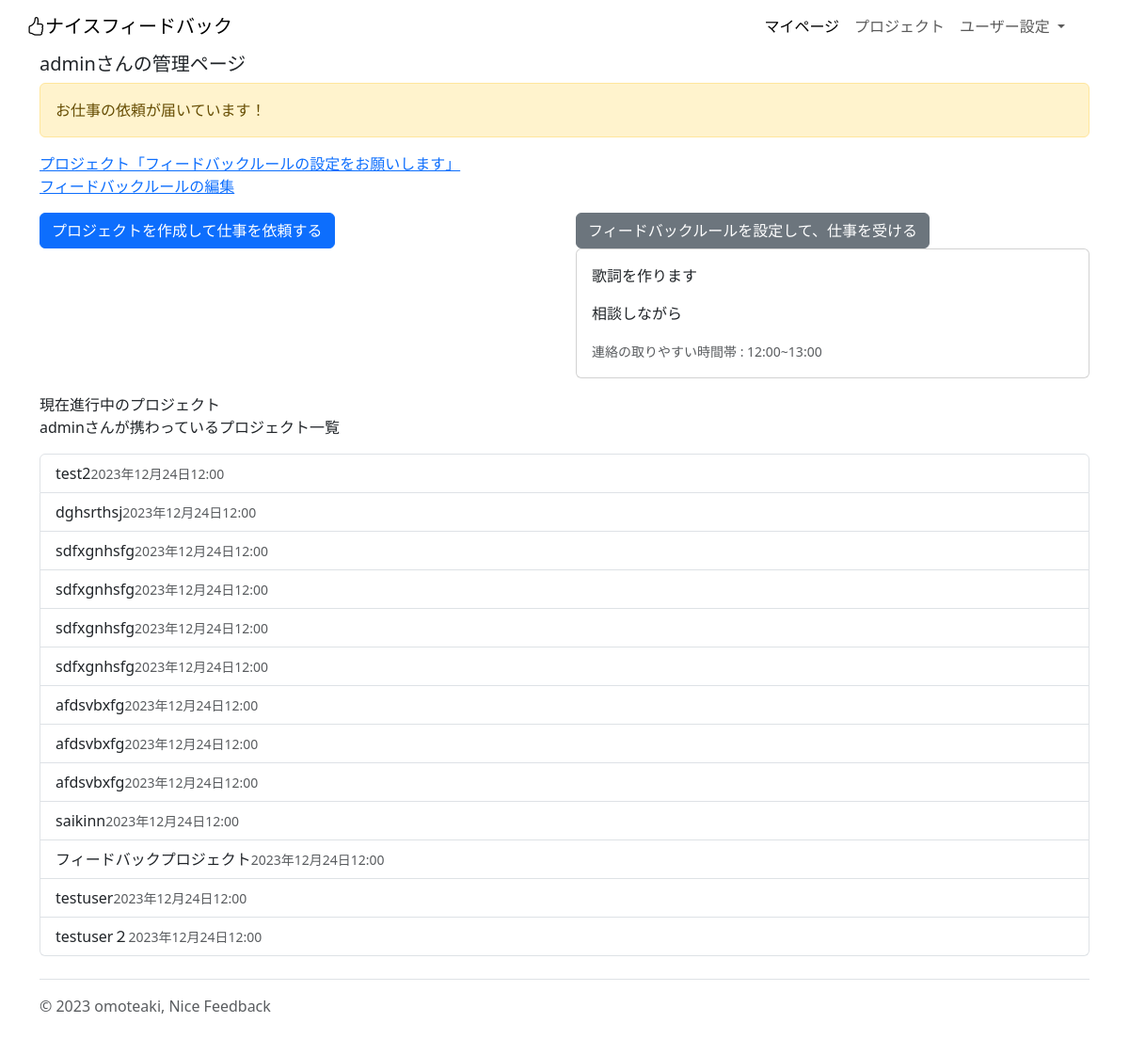
Page / (signed in) on the earlier database version.
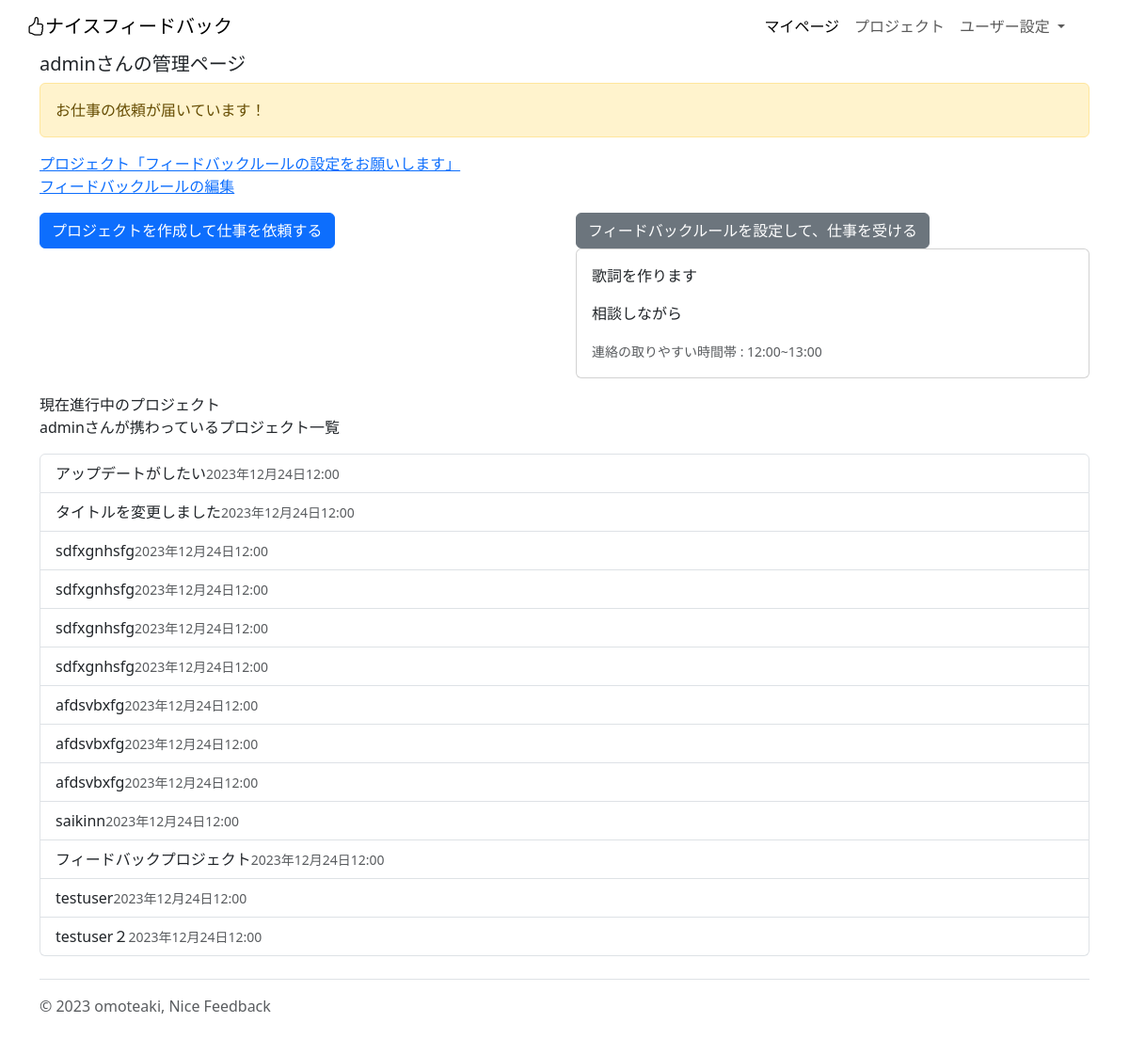
Same page on the later database version.
### project/models.py (models this page shows)
class Project(models.Model):
    title = models.CharField(
        verbose_name="プロジェクトのタイトル",
        max_length=30,
    )
    about = models.TextField(
        verbose_name="このプロジェクトについて"
    )
    deadline_datetime = models.DateTimeField(
        verbose_name="締め切り日時",
    )
    reference_image1 = models.ImageField(
        verbose_name="参考画像1",
        upload_to="references",
        blank=True,
        null=True,
    )
    reference_image2 = models.ImageField(
        verbose_name="参考画像2",
        upload_to="references",
        blank=True,
        null=True,
    )
    reference_image3 = models.ImageField(
        verbose_name="参考画像3",
        upload_to="references",
        blank=True,
        null=True,
    )
    reference_movie1 = models.FileField(
        verbose_name="参考動画1",
        upload_to="references",
        blank=True,
        null=True,
    )
    reference_movie2 = models.FileField(
        verbose_name="参考動画2",
        upload_to="references",
        blank=True,
        null=True,
    )
    reference_movie3 = models.FileField(
        verbose_name="参考動画3",
        upload_to="references",
        blank=True,
        null=True,
    )
    reference_music1 = models.FileField(
        verbose_name="参考音源1",
        upload_to="references",
        blank=True,
        null=True,
    )
    reference_music2 = models.FileField(
        verbose_name="参考音源2",
        upload_to="references",
        blank=True,
        null=True,
    )
    reference_music3 = models.FileField(
        verbose_name="参考音源3",
        upload_to="references",
        blank=True,
        null=True,
    )
    reference_url1 = models.URLField(
        verbose_name="参考URL1",
        blank=True,
        null=True,
    )
    reference_url2 = models.URLField(
        verbose_name="参考URL2",
        blank=True,
        null=True,
    )
    reference_url3 = models.URLField(
        verbose_name="参考URL3",
        blank=True,
        null=True,
    )
    created_at = models.DateTimeField(
        verbose_name="プロジェクトを登録した日時",
        auto_now_add=True,
    )
    updated_at = models.DateTimeField(
        verbose_name="プロジェクトの詳細を更新した時間",
        auto_now=True,
    )
    orderer_user = models.ForeignKey(
        CustomUser,
        verbose_name="発注者",
        on_delete=models.PROTECT,
        related_name="orderer_user",
    )
    contractor_user = models.ForeignKey(
        CustomUser,
        verbose_name="受注者",
        on_delete=models.PROTECT,
        related_name="contractor_user",
    )
    orderer_users = models.ManyToManyField(
        CustomUser,
        verbose_name="発注者のサポーター",
        blank=True,
        related_name="orderer_users",
    )
    contractor_users = models.ManyToManyField(
        CustomUser,
        verbose_name="受注者のサポーター",
        blank=True,
        related_name="contractor_users",
    )
    created_user = models.ForeignKey(
        CustomUser,
        verbose_name="プロジェクトの作成者",
        on_delete=models.PROTECT,
        related_name="created_user"
    )
    is_done = models.BooleanField(
        default=False,
        help_text="プロジェクトが完了したらTrue"
    )
    def __str__(self):
        return self.title

### project/views.py (the view)
# urls.py: path('', views.IndexView.as_view(), name="index"),
class IndexView(ListView):
    template_name = "index.html"
    def get_queryset(self):
        if  self.request.user.is_authenticated:
            request_user_projects = Project.objects.filter( Q(created_user=self.request.user)|Q(orderer_user=self.request.user)|Q(contractor_user=self.request.user)).exclude(is_done=True)
            return request_user_projects
        else:
            pass
    def get_context_data(self, **kwargs):
        if  self.request.user.is_authenticated:
            context = super().get_context_data(**kwargs)
            context["details"] = UserDetail.objects.filter(user=self.request.user)
            print(context["details"])
            context["closed_project"] = Project.objects.filter( Q(created_user=self.request.user)|Q(orderer_user=self.request.user)|Q(contractor_user=self.request.user)).filter(is_done=True)
            return context
        else:
            pass

### project/templates/index.html (shortened to what this page needs)
{% extends "base.html" %}
{% block contents %}
  {% if user.is_authenticated %}
    {% include "mypage.html" %}
  {% else %}
    {% include "introduction.html" %}
  {% endif %}
{% endblock %}

### project/templates/mypage.html (shortened to what this page needs)
<div class="container my-6">
  <h5>
    {{request.user}}さんの管理ページ
  </h5>
  <div class="alert alert-warning" role="alert">
    お仕事の依頼が届いています！
  </div>
  <a href="">プロジェクト「フィードバックルールの設定をお願いします」</a>
  <p>
    <a href="">
      フィードバックルールの編集
    </a>
  </p>
  <div class="row">
    <div class="col">
      <a class="btn btn-primary" href="{% url "project:create_project" %}" role="button">プロジェクトを作成して仕事を依頼する</a>
    </div>
    <div class="col">
      <a href="" class="btn btn-secondary">フィードバックルールを設定して、仕事を受ける</a>
  {% if details %}
  {% for detail in details %}
  <div class="card mb-3">
    <div class="card-body">
      <p class="card-text">{{detail.profile}}</p>
      <p class="card-text">{{detail.rule}}</p>
      <p class="card-text"><small class="text-body-secondary">連絡の取りやすい時間帯 : {{detail.convenient_time_from}}~{{detail.convenient_time_to}}</small></p>
    </div>
  </div>
  {% endfor %}
  {% endif %}
    </div>
  </div>
  <div class="">
    現在進行中のプロジェクト
  </div>
  <p>
  {{request.user}}さんが携わっているプロジェクト一覧
  </p>
  <div class="list-group">
  {% for record in object_list %}
    <a href="{% url "project:project_detail" record.pk %}" class="list-group-item list-group-item-action">{{record}}<small class="text-body-secondary">{{record.deadline_datetime}}</small></a>
  {% endfor %}
  </div>
</div>

Differences in the rows shown:
changed Project: title "test2" → "アップデートがしたい"
changed Project: title "dghsrthsj" → "タイトルを変更しました"
